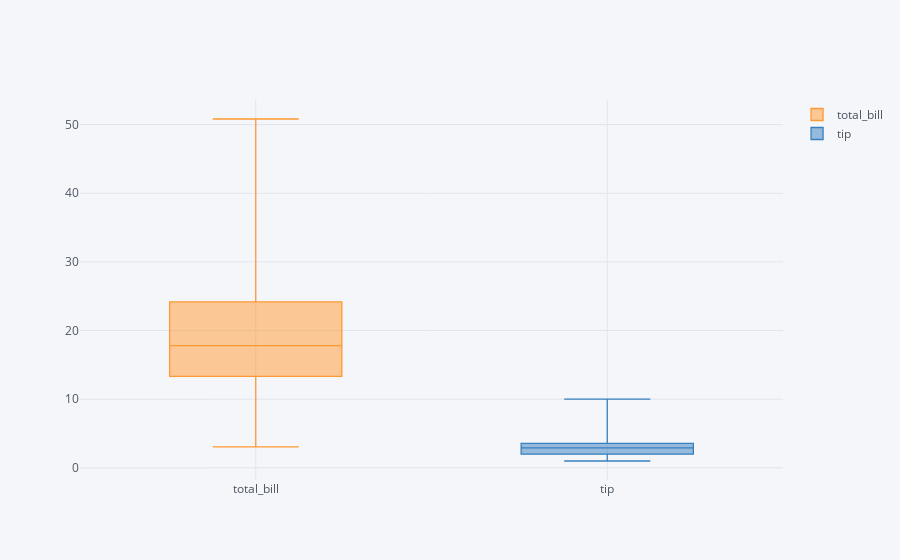

The cell this chart's notebook holds for it:
### Markdown cell above
### Box

### Code cell
tips[['total_bill','tip']].iplot(kind='box')

### Figure 1 — Plotly figure (JSON) as saved in the notebook; plotly's stock layout.template omitted (floating-point values rounded to 4 significant figures; data arrays with more than 128 entries replaced by an {"elided": "..."} marker saying what was removed)
{"data": [{"boxpoints": false, "line": {"width": 1.3}, "marker": {"color": "rgba(255, 153, 51, 1.0)"}, "name": "total_bill", "orientation": "v", "type": "box", "uid": "035d546f-f983-400e-820a-604d62f40065", "y": {"elided": "244 float values"}}, {"boxpoints": false, "line": {"width": 1.3}, "marker": {"color": "rgba(55, 128, 191, 1.0)"}, "name": "tip", "orientation": "v", "type": "box", "uid": "b4f36698-63cc-4b83-8ef3-e8fa5d72efc0", "y": {"elided": "244 float values"}}], "layout": {"legend": {"bgcolor": "#F5F6F9", "font": {"color": "#4D5663"}}, "paper_bgcolor": "#F5F6F9", "plot_bgcolor": "#F5F6F9", "title": {"font": {"color": "#4D5663"}}, "xaxis": {"gridcolor": "#E1E5ED", "showgrid": true, "tickfont": {"color": "#4D5663"}, "title": {"font": {"color": "#4D5663"}, "text": ""}, "zerolinecolor": "#E1E5ED"}, "yaxis": {"gridcolor": "#E1E5ED", "showgrid": true, "tickfont": {"color": "#4D5663"}, "title": {"font": {"color": "#4D5663"}, "text": ""}, "zerolinecolor": "#E1E5ED"}}}
